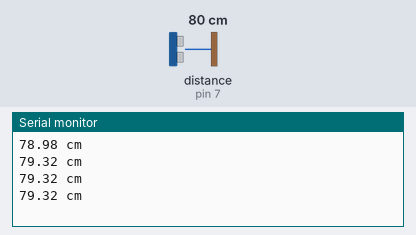
The sketch below on a simulated Arduino Uno, built with avr-gcc and run on an emulated ATmega328P. On the bench: the last lines printed to the serial monitor. Wiring (inferred from the names in the program): ultrasonic range finder: trigger pin 6; echo pin 7. The test bench sets the inputs (shaded band); at power-on: distance to the obstacle (sensor on pin 7) 80 cm. The echo pulse lasts 58.3 µs per cm.

Above: at 1.2 s.
1.3 s: distance to the obstacle (sensor on pin 7) set to 2 cm
At 1.73 s:
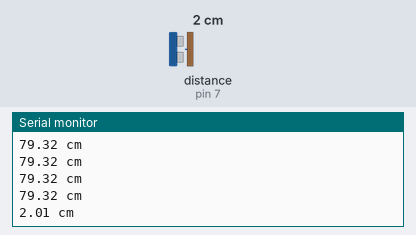
2.8 s: distance to the obstacle (sensor on pin 7) set to 4 cm
At 2.94 s:
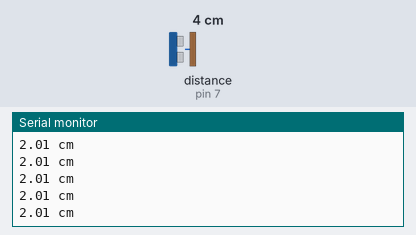
Timing chart, 0 to 5.8 s (numbered marks = the images above; inputs shaded):
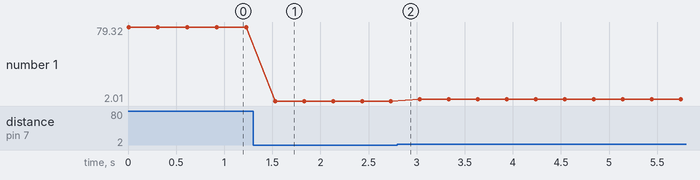

The sketch:

test-arduino.ino
```cpp
const byte TRIGGER = 6;
const byte ECHO = 7;
const unsigned long MEASURE_TIMEOUT = 25000UL; // 25ms = 8m at 340m/s
const float SOUND_SPEED = 0.34;

void setup() {
  Serial.begin(115200);
  pinMode(TRIGGER, OUTPUT);
  digitalWrite(TRIGGER, LOW);
  pinMode(ECHO, INPUT);
}
void loop() {
  digitalWrite(TRIGGER, HIGH);
  delayMicroseconds(10);
  digitalWrite(TRIGGER, LOW);

  long measure = pulseIn(ECHO, HIGH, MEASURE_TIMEOUT);

  float distance_mm = measure / 2.0 * SOUND_SPEED;
  Serial.println("");
  Serial.print(distance_mm / 10.0, 2);
  Serial.print(" cm");

  delay(300);
}
```

Measured:
- after the input at 1.3 s, the serial monitor: prints a new line after 0.23 s (image 1)
- plotted number 1: 79.32 → 2.01 after the input at 1.3 s, 2.01 → 4 after the input at 2.8 s
